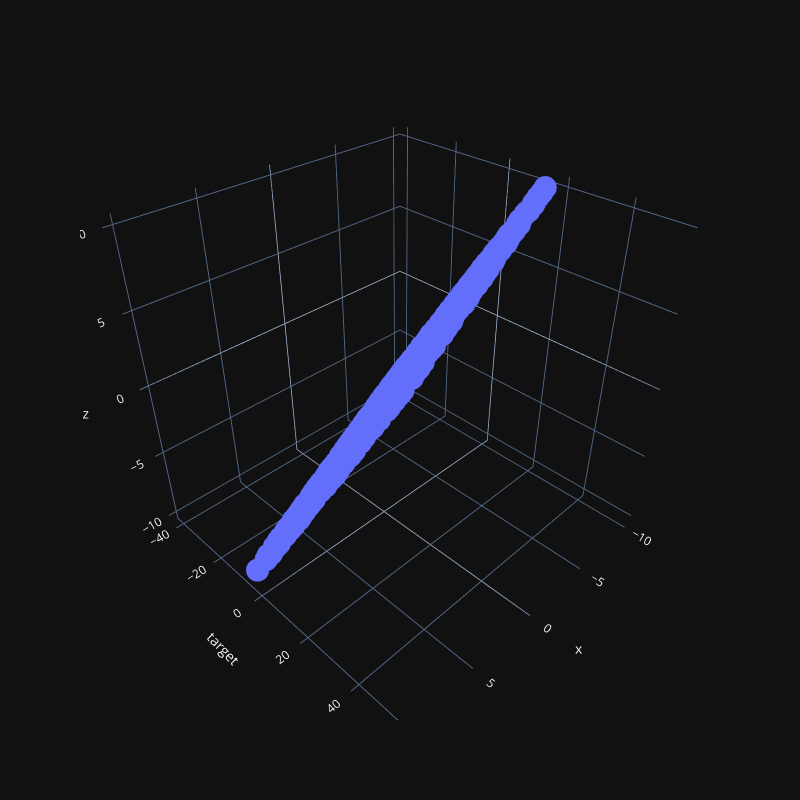

The code cell stored with this chart in its notebook:
### Markdown cell above
## Plot the x,z and target values

### Code cell
fig = px.scatter_3d(df_dataset , x='x', y='target', z='z', width=800, height=800, template="plotly_dark")
fig.show()

### Figure 1 — Plotly figure (JSON) as saved in the notebook; plotly's stock layout.template omitted (floating-point values rounded to 4 significant figures; data arrays with more than 128 entries replaced by an {"elided": "..."} marker saying what was removed)
{"data": [{"hovertemplate": "x=%{x}<br>target=%{y}<br>z=%{z}<extra></extra>", "legendgroup": "", "marker": {"color": "#636efa", "symbol": "circle"}, "mode": "markers", "name": "", "scene": "scene", "showlegend": false, "x": {"elided": "1000 float values"}, "y": {"elided": "1000 float values"}, "z": {"elided": "1000 float values"}, "type": "scatter3d"}], "layout": {"scene": {"domain": {"x": [0.0, 1.0], "y": [0.0, 1.0]}, "xaxis": {"title": {"text": "x"}}, "yaxis": {"title": {"text": "target"}}, "zaxis": {"title": {"text": "z"}}}, "legend": {"tracegroupgap": 0}, "margin": {"t": 60}, "height": 800, "width": 800}}
